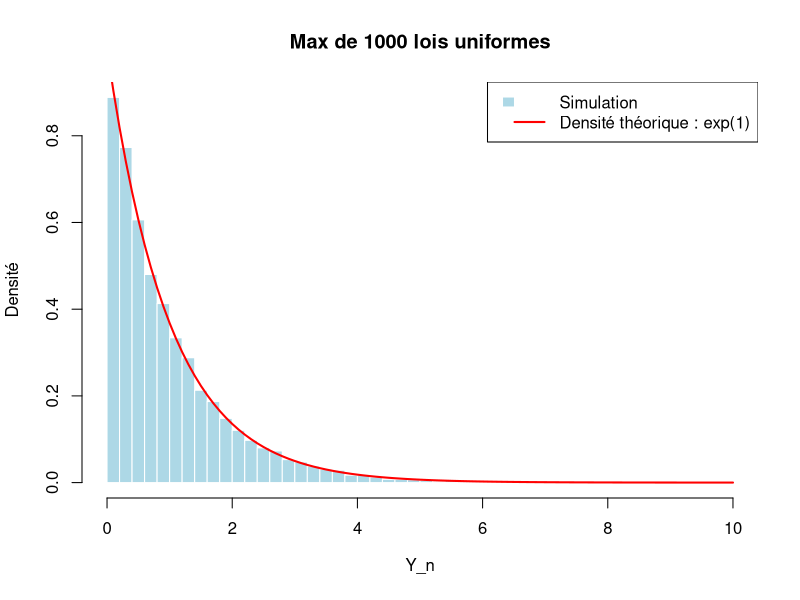

Write R code to recreate this figure.
# Paramètres
n <- 1000        # Taille de l'échantillon pour la simulation des lois uniformes
N <- 10000       # Nombre de simulations pour le maximum

# Simulation des maxima de lois uniformes(0,1)
set.seed(123)    # fixation de l'aléa
M_n <- replicate(N, max(runif(n))) # M_n = max / X_n = runif

# Normalisation pour observer la convergence
Y_n <- n * (1 - M_n)

# Histogramme des valeurs transformées
hist(Y_n, breaks = 50, probability = TRUE, 
     col = "lightblue", border = "white", ylab = "Densité",
     xlab = expression(Y_n), main = "Max de 1000 lois uniformes")

# Densité théorique de la loi exponentielle (paramètre = 1)
curve(dexp(x, rate = 1), col = "red", lwd = 2, add = TRUE)

# Légende
legend("topright", legend = c("Simulation", "Densité théorique : exp(1)"),
       fill = c("lightblue", NA), border = c("white", NA), 
       lty = c(NA, 1), col = c(NA, "red"), lwd = c(NA, 2))

